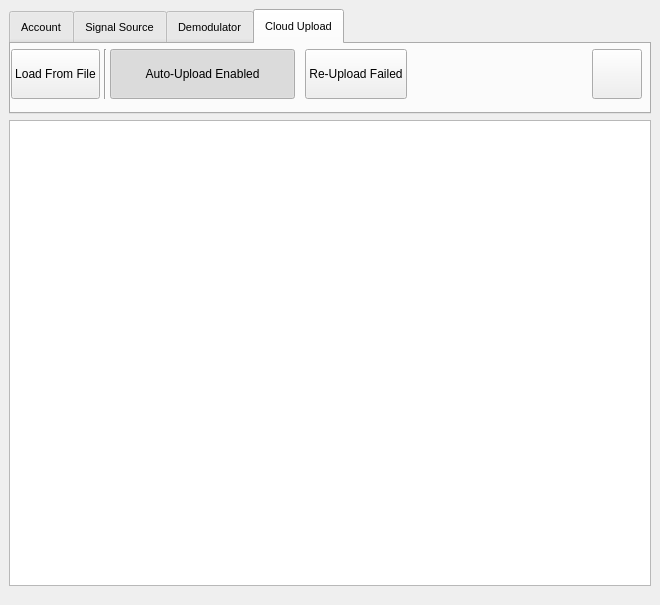
<?xml version="1.0" encoding="UTF-8"?>
<ui version="4.0">
 <class>mainWindow</class>
 <widget class="QMainWindow" name="mainWindow">
  <property name="windowModality">
   <enum>Qt::NonModal</enum>
  </property>
  <property name="geometry">
   <rect>
    <x>0</x>
    <y>0</y>
    <width>660</width>
    <height>605</height>
   </rect>
  </property>
  <property name="sizePolicy">
   <sizepolicy hsizetype="Fixed" vsizetype="Fixed">
    <horstretch>0</horstretch>
    <verstretch>0</verstretch>
   </sizepolicy>
  </property>
  <property name="minimumSize">
   <size>
    <width>660</width>
    <height>225</height>
   </size>
  </property>
  <property name="windowTitle">
   <string>PW-Sat2 Ground Station - Main Window</string>
  </property>
  <property name="windowIcon">
   <iconset resource="img_pix.qrc">
    <normaloff>:/pw-sat2-logo/img/pw-sat2-logo.png</normaloff>:/pw-sat2-logo/img/pw-sat2-logo.png</iconset>
  </property>
  <property name="windowOpacity">
   <double>1.000000000000000</double>
  </property>
  <widget class="QWidget" name="centralwidget">
   <layout class="QGridLayout" name="gridLayout_4">
    <item row="0" column="1">
     <layout class="QVBoxLayout" name="verticalLayout_3" stretch="0,0,0,0">
      <property name="sizeConstraint">
       <enum>QLayout::SetMinAndMaxSize</enum>
      </property>
      <item>
       <widget class="QTabWidget" name="ribbon">
        <property name="sizePolicy">
         <sizepolicy hsizetype="Expanding" vsizetype="Fixed">
          <horstretch>0</horstretch>
          <verstretch>0</verstretch>
         </sizepolicy>
        </property>
        <property name="minimumSize">
         <size>
          <width>0</width>
          <height>105</height>
         </size>
        </property>
        <property name="maximumSize">
         <size>
          <width>16777215</width>
          <height>105</height>
         </size>
        </property>
        <property name="font">
         <font>
          <pointsize>8</pointsize>
         </font>
        </property>
        <property name="toolTip">
         <string extracomment="Help on Signal Source"/>
        </property>
        <property name="styleSheet">
         <string notr="true">QTabBar::tab { height: 35px;}</string>
        </property>
        <property name="currentIndex">
         <number>3</number>
        </property>
        <property name="iconSize">
         <size>
          <width>20</width>
          <height>20</height>
         </size>
        </property>
        <property name="elideMode">
         <enum>Qt::ElideNone</enum>
        </property>
        <property name="documentMode">
         <bool>false</bool>
        </property>
        <property name="tabsClosable">
         <bool>false</bool>
        </property>
        <property name="movable">
         <bool>false</bool>
        </property>
        <widget class="QWidget" name="tab">
         <attribute name="title">
          <string>Account</string>
         </attribute>
         <widget class="QWidget" name="gridLayoutWidget">
          <property name="geometry">
           <rect>
            <x>0</x>
            <y>0</y>
            <width>631</width>
            <height>64</height>
           </rect>
          </property>
          <layout class="QGridLayout" name="gridLayout_2">
           <property name="spacing">
            <number>0</number>
           </property>
           <item row="0" column="8">
            <widget class="QPushButton" name="helpAccountButton">
             <property name="sizePolicy">
              <sizepolicy hsizetype="Preferred" vsizetype="Fixed">
               <horstretch>0</horstretch>
               <verstretch>0</verstretch>
              </sizepolicy>
             </property>
             <property name="minimumSize">
              <size>
               <width>50</width>
               <height>50</height>
              </size>
             </property>
             <property name="toolTip">
              <string>Help on Account</string>
             </property>
             <property name="text">
              <string/>
             </property>
             <property name="icon">
              <iconset resource="img_pix.qrc">
               <normaloff>:/help/img/question-solid.svg</normaloff>:/help/img/question-solid.svg</iconset>
             </property>
             <property name="iconSize">
              <size>
               <width>35</width>
               <height>35</height>
              </size>
             </property>
            </widget>
           </item>
           <item row="0" column="2">
            <widget class="QPushButton" name="credentialsLoadButton">
             <property name="minimumSize">
              <size>
               <width>0</width>
               <height>50</height>
              </size>
             </property>
             <property name="toolTip">
              <string>Click the button to load new credentials...</string>
             </property>
             <property name="text">
              <string>Load credentials from file</string>
             </property>
             <property name="icon">
              <iconset resource="img_pix.qrc">
               <normaloff>:/credentials/img/key-solid.svg</normaloff>:/credentials/img/key-solid.svg</iconset>
             </property>
             <property name="iconSize">
              <size>
               <width>35</width>
               <height>35</height>
              </size>
             </property>
            </widget>
           </item>
           <item row="0" column="0">
            <widget class="QPushButton" name="credentialsButton">
             <property name="enabled">
              <bool>true</bool>
             </property>
             <property name="sizePolicy">
              <sizepolicy hsizetype="MinimumExpanding" vsizetype="Fixed">
               <horstretch>0</horstretch>
               <verstretch>0</verstretch>
              </sizepolicy>
             </property>
             <property name="minimumSize">
              <size>
               <width>0</width>
               <height>50</height>
              </size>
             </property>
             <property name="maximumSize">
              <size>
               <width>250</width>
               <height>16777215</height>
              </size>
             </property>
             <property name="toolTip">
              <string>Account info</string>
             </property>
             <property name="text">
              <string>ham-mail@pw-sat.pl</string>
             </property>
             <property name="icon">
              <iconset resource="img_pix.qrc">
               <normaloff>:/user/img/user-alt-slash-solid.svg</normaloff>:/user/img/user-alt-slash-solid.svg</iconset>
             </property>
             <property name="iconSize">
              <size>
               <width>35</width>
               <height>35</height>
              </size>
             </property>
            </widget>
           </item>
           <item row="0" column="3">
            <spacer name="horizontalSpacer_6">
             <property name="orientation">
              <enum>Qt::Horizontal</enum>
             </property>
             <property name="sizeType">
              <enum>QSizePolicy::Expanding</enum>
             </property>
             <property name="sizeHint" stdset="0">
              <size>
               <width>5</width>
               <height>20</height>
              </size>
             </property>
            </spacer>
           </item>
           <item row="0" column="1">
            <spacer name="horizontalSpacer_5">
             <property name="orientation">
              <enum>Qt::Horizontal</enum>
             </property>
             <property name="sizeType">
              <enum>QSizePolicy::Fixed</enum>
             </property>
             <property name="sizeHint" stdset="0">
              <size>
               <width>5</width>
               <height>20</height>
              </size>
             </property>
            </spacer>
           </item>
           <item row="0" column="7">
            <widget class="Line" name="line_2">
             <property name="minimumSize">
              <size>
               <width>10</width>
               <height>50</height>
              </size>
             </property>
             <property name="maximumSize">
              <size>
               <width>10</width>
               <height>50</height>
              </size>
             </property>
             <property name="orientation">
              <enum>Qt::Vertical</enum>
             </property>
            </widget>
           </item>
          </layout>
         </widget>
        </widget>
        <widget class="QWidget" name="tab_3">
         <attribute name="title">
          <string>Signal Source</string>
         </attribute>
         <widget class="QWidget" name="gridLayoutWidget_3">
          <property name="geometry">
           <rect>
            <x>0</x>
            <y>0</y>
            <width>631</width>
            <height>61</height>
           </rect>
          </property>
          <layout class="QGridLayout" name="gridLayout_5">
           <property name="spacing">
            <number>0</number>
           </property>
           <item row="0" column="4">
            <widget class="QPushButton" name="helpSignalSourceButton">
             <property name="sizePolicy">
              <sizepolicy hsizetype="Preferred" vsizetype="Fixed">
               <horstretch>0</horstretch>
               <verstretch>0</verstretch>
              </sizepolicy>
             </property>
             <property name="minimumSize">
              <size>
               <width>50</width>
               <height>50</height>
              </size>
             </property>
             <property name="toolTip">
              <string>Help on Signal Source</string>
             </property>
             <property name="text">
              <string/>
             </property>
             <property name="icon">
              <iconset resource="img_pix.qrc">
               <normaloff>:/help/img/question-solid.svg</normaloff>:/help/img/question-solid.svg</iconset>
             </property>
             <property name="iconSize">
              <size>
               <width>35</width>
               <height>35</height>
              </size>
             </property>
            </widget>
           </item>
           <item row="0" column="0">
            <widget class="QComboBox" name="signalSourceDropdownButton">
             <property name="minimumSize">
              <size>
               <width>100</width>
               <height>50</height>
              </size>
             </property>
             <item>
              <property name="text">
               <string>Recorded IQ File</string>
              </property>
             </item>
             <item>
              <property name="text">
               <string>FUNcube Dongle Pro+</string>
              </property>
             </item>
             <item>
              <property name="text">
               <string>RTL-SDR</string>
              </property>
             </item>
             <item>
              <property name="text">
               <string>PlutoSDR</string>
              </property>
             </item>
            </widget>
           </item>
           <item row="0" column="2">
            <widget class="QPushButton" name="runSourceButton">
             <property name="minimumSize">
              <size>
               <width>50</width>
               <height>50</height>
              </size>
             </property>
             <property name="text">
              <string>Run source</string>
             </property>
             <property name="icon">
              <iconset resource="img_pix.qrc">
               <normaloff>:/source/img/play-solid.svg</normaloff>:/source/img/play-solid.svg</iconset>
             </property>
             <property name="iconSize">
              <size>
               <width>35</width>
               <height>35</height>
              </size>
             </property>
            </widget>
           </item>
           <item row="0" column="3">
            <spacer name="horizontalSpacer_3">
             <property name="orientation">
              <enum>Qt::Horizontal</enum>
             </property>
             <property name="sizeHint" stdset="0">
              <size>
               <width>40</width>
               <height>20</height>
              </size>
             </property>
            </spacer>
           </item>
           <item row="0" column="1">
            <spacer name="horizontalSpacer_8">
             <property name="orientation">
              <enum>Qt::Horizontal</enum>
             </property>
             <property name="sizeType">
              <enum>QSizePolicy::Fixed</enum>
             </property>
             <property name="sizeHint" stdset="0">
              <size>
               <width>10</width>
               <height>20</height>
              </size>
             </property>
            </spacer>
           </item>
          </layout>
         </widget>
        </widget>
        <widget class="QWidget" name="tab_4">
         <attribute name="title">
          <string>Demodulator</string>
         </attribute>
         <widget class="QWidget" name="gridLayoutWidget_4">
          <property name="geometry">
           <rect>
            <x>0</x>
            <y>0</y>
            <width>631</width>
            <height>61</height>
           </rect>
          </property>
          <layout class="QGridLayout" name="gridLayout_6">
           <property name="spacing">
            <number>0</number>
           </property>
           <item row="0" column="0">
            <widget class="QPushButton" name="runDemodulatorButton">
             <property name="minimumSize">
              <size>
               <width>50</width>
               <height>50</height>
              </size>
             </property>
             <property name="toolTip">
              <string>Run Demodulator</string>
             </property>
             <property name="text">
              <string>Run Demodulator</string>
             </property>
             <property name="icon">
              <iconset resource="img_pix.qrc">
               <normaloff>:/demodulator/img/signature-solid.svg</normaloff>:/demodulator/img/signature-solid.svg</iconset>
             </property>
             <property name="iconSize">
              <size>
               <width>35</width>
               <height>35</height>
              </size>
             </property>
            </widget>
           </item>
           <item row="0" column="1">
            <spacer name="horizontalSpacer_4">
             <property name="orientation">
              <enum>Qt::Horizontal</enum>
             </property>
             <property name="sizeHint" stdset="0">
              <size>
               <width>40</width>
               <height>20</height>
              </size>
             </property>
            </spacer>
           </item>
           <item row="0" column="2">
            <widget class="QPushButton" name="helpDemodulatorButton">
             <property name="sizePolicy">
              <sizepolicy hsizetype="Preferred" vsizetype="Fixed">
               <horstretch>0</horstretch>
               <verstretch>0</verstretch>
              </sizepolicy>
             </property>
             <property name="minimumSize">
              <size>
               <width>50</width>
               <height>50</height>
              </size>
             </property>
             <property name="toolTip">
              <string>Help on Demodulator</string>
             </property>
             <property name="text">
              <string/>
             </property>
             <property name="icon">
              <iconset resource="img_pix.qrc">
               <normaloff>:/help/img/question-solid.svg</normaloff>:/help/img/question-solid.svg</iconset>
             </property>
             <property name="iconSize">
              <size>
               <width>35</width>
               <height>35</height>
              </size>
             </property>
            </widget>
           </item>
          </layout>
         </widget>
        </widget>
        <widget class="QWidget" name="tab_5">
         <attribute name="title">
          <string>Cloud Upload</string>
         </attribute>
         <widget class="QWidget" name="gridLayoutWidget_5">
          <property name="geometry">
           <rect>
            <x>0</x>
            <y>0</y>
            <width>631</width>
            <height>61</height>
           </rect>
          </property>
          <layout class="QGridLayout" name="gridLayout_7">
           <property name="spacing">
            <number>0</number>
           </property>
           <item row="0" column="5">
            <spacer name="horizontalSpacer">
             <property name="orientation">
              <enum>Qt::Horizontal</enum>
             </property>
             <property name="sizeHint" stdset="0">
              <size>
               <width>10</width>
               <height>20</height>
              </size>
             </property>
            </spacer>
           </item>
           <item row="0" column="6">
            <widget class="QPushButton" name="helpCloudUploadButton">
             <property name="sizePolicy">
              <sizepolicy hsizetype="Preferred" vsizetype="Fixed">
               <horstretch>0</horstretch>
               <verstretch>0</verstretch>
              </sizepolicy>
             </property>
             <property name="minimumSize">
              <size>
               <width>50</width>
               <height>50</height>
              </size>
             </property>
             <property name="toolTip">
              <string>Help on Cloud Upload</string>
             </property>
             <property name="text">
              <string/>
             </property>
             <property name="icon">
              <iconset resource="img_pix.qrc">
               <normaloff>:/help/img/question-solid.svg</normaloff>:/help/img/question-solid.svg</iconset>
             </property>
             <property name="iconSize">
              <size>
               <width>35</width>
               <height>35</height>
              </size>
             </property>
            </widget>
           </item>
           <item row="0" column="2">
            <widget class="QToolButton" name="autoUploadToolButton">
             <property name="sizePolicy">
              <sizepolicy hsizetype="MinimumExpanding" vsizetype="Fixed">
               <horstretch>0</horstretch>
               <verstretch>0</verstretch>
              </sizepolicy>
             </property>
             <property name="minimumSize">
              <size>
               <width>55</width>
               <height>50</height>
              </size>
             </property>
             <property name="baseSize">
              <size>
               <width>0</width>
               <height>0</height>
              </size>
             </property>
             <property name="toolTip">
              <string>Send frames from the list to cloud</string>
             </property>
             <property name="layoutDirection">
              <enum>Qt::LeftToRight</enum>
             </property>
             <property name="autoFillBackground">
              <bool>false</bool>
             </property>
             <property name="text">
              <string>Auto-Upload Enabled</string>
             </property>
             <property name="icon">
              <iconset resource="img_pix.qrc">
               <normaloff>:/auto-upload-offline/img/cloud-upload-alt-solid-disabled.svg</normaloff>
               <normalon>:/cloud-upload/img/cloud-upload-alt-solid.svg</normalon>
               <disabledon>:/cloud-upload/img/cloud-upload-alt-solid.svg</disabledon>
               <activeon>:/cloud-upload/img/cloud-upload-alt-solid.svg</activeon>
               <selectedon>:/cloud-upload/img/cloud-upload-alt-solid.svg</selectedon>:/auto-upload-offline/img/cloud-upload-alt-solid-disabled.svg</iconset>
             </property>
             <property name="iconSize">
              <size>
               <width>35</width>
               <height>35</height>
              </size>
             </property>
             <property name="checkable">
              <bool>true</bool>
             </property>
             <property name="checked">
              <bool>true</bool>
             </property>
             <property name="autoRepeat">
              <bool>true</bool>
             </property>
             <property name="autoExclusive">
              <bool>false</bool>
             </property>
             <property name="toolButtonStyle">
              <enum>Qt::ToolButtonTextBesideIcon</enum>
             </property>
            </widget>
           </item>
           <item row="0" column="0">
            <widget class="QPushButton" name="loadFramesFromFileButton">
             <property name="minimumSize">
              <size>
               <width>0</width>
               <height>50</height>
              </size>
             </property>
             <property name="toolTip">
              <string>Upload frames saved in *.frames file</string>
             </property>
             <property name="text">
              <string>Load From File</string>
             </property>
             <property name="icon">
              <iconset resource="img_pix.qrc">
               <normaloff>:/load-frames/img/file-import-solid.svg</normaloff>:/load-frames/img/file-import-solid.svg</iconset>
             </property>
             <property name="iconSize">
              <size>
               <width>35</width>
               <height>35</height>
              </size>
             </property>
            </widget>
           </item>
           <item row="0" column="1">
            <widget class="Line" name="line">
             <property name="minimumSize">
              <size>
               <width>10</width>
               <height>50</height>
              </size>
             </property>
             <property name="maximumSize">
              <size>
               <width>10</width>
               <height>50</height>
              </size>
             </property>
             <property name="orientation">
              <enum>Qt::Vertical</enum>
             </property>
            </widget>
           </item>
           <item row="0" column="4">
            <widget class="QPushButton" name="sendUnsuccessfulButton">
             <property name="minimumSize">
              <size>
               <width>0</width>
               <height>50</height>
              </size>
             </property>
             <property name="toolTip">
              <string notr="true">Click to try again sending frames that have not been successfully sent (labeled with error).</string>
             </property>
             <property name="text">
              <string>Re-Upload Failed</string>
             </property>
             <property name="icon">
              <iconset resource="img_pix.qrc">
               <normaloff>:/cloud-upload/img/cloud-upload-alt-solid.svg</normaloff>:/cloud-upload/img/cloud-upload-alt-solid.svg</iconset>
             </property>
             <property name="iconSize">
              <size>
               <width>35</width>
               <height>35</height>
              </size>
             </property>
            </widget>
           </item>
           <item row="0" column="3">
            <spacer name="horizontalSpacer_9">
             <property name="orientation">
              <enum>Qt::Horizontal</enum>
             </property>
             <property name="sizeType">
              <enum>QSizePolicy::Fixed</enum>
             </property>
             <property name="sizeHint" stdset="0">
              <size>
               <width>10</width>
               <height>20</height>
              </size>
             </property>
            </spacer>
           </item>
          </layout>
         </widget>
        </widget>
       </widget>
      </item>
      <item>
       <widget class="QListWidget" name="framesListWidget">
        <property name="enabled">
         <bool>true</bool>
        </property>
        <property name="sizePolicy">
         <sizepolicy hsizetype="MinimumExpanding" vsizetype="MinimumExpanding">
          <horstretch>0</horstretch>
          <verstretch>0</verstretch>
         </sizepolicy>
        </property>
        <property name="minimumSize">
         <size>
          <width>520</width>
          <height>65</height>
         </size>
        </property>
        <property name="maximumSize">
         <size>
          <width>2000</width>
          <height>10000</height>
         </size>
        </property>
        <property name="baseSize">
         <size>
          <width>0</width>
          <height>0</height>
         </size>
        </property>
        <property name="selectionMode">
         <enum>QAbstractItemView::SingleSelection</enum>
        </property>
        <property name="resizeMode">
         <enum>QListView::Adjust</enum>
        </property>
        <property name="sortingEnabled">
         <bool>false</bool>
        </property>
       </widget>
      </item>
      <item>
       <spacer name="horizontalSpacer_2">
        <property name="orientation">
         <enum>Qt::Horizontal</enum>
        </property>
        <property name="sizeHint" stdset="0">
         <size>
          <width>40</width>
          <height>10</height>
         </size>
        </property>
       </spacer>
      </item>
      <item>
       <layout class="QGridLayout" name="gridLayout_3"/>
      </item>
     </layout>
    </item>
   </layout>
  </widget>
 </widget>
 <resources>
  <include location="img_pix.qrc"/>
 </resources>
 <connections/>
</ui>
